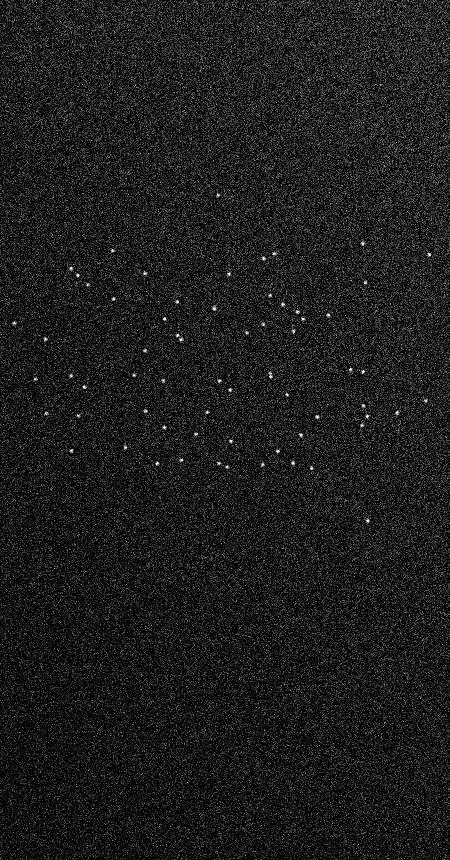
#> input picture HW3/PTV/a105.png, 450 x 860 px, given in place of a200.png, which was not available
$ python PTV_oneparticle.py
#> lines starting #> are read from the running program, lines starting #| are printed output that depends on the picture; after the words box and inside, x2 and y2 are one past the last pixel; in counts of white or black regions, pixels touching at a corner belong together; pictures that were not available may be replaced by others from this repository, and a replacement may not be noted
# -*- coding: utf-8 -*-
"""
Tracking back to front, because particles are well separated at the end
"""
import cv2 # you might need to install 'opencv-python' first
import numpy as np
import matplotlib.pyplot as plt
from tqdm import tqdm
from scipy.optimize import curve_fit

nN = 200

#search neighbourhood:
R = 7 #pixels
Rz = 3 #allowable difference in z-coordinates between the two particles

#camera A
xA = np.zeros(0)
zA = np.zeros(0)


#camera B
yB = np.zeros(0)
zB = np.zeros(0)


x3D = np.zeros(0)
y3D = np.zeros(0)
z3DA = np.zeros(0)
z3DB = np.zeros(0)

#contour number

N = 0
nr = 1

for i in tqdm(reversed(range(1, nN+1))):
    imgA = cv2.imread(f'PTV/a{i}.png')
#> imgA is the input picture: shape (860, 450, 3); min 0, max 255, mean 26.8
    imgB = cv2.imread(f'PTV/b{i}.png')
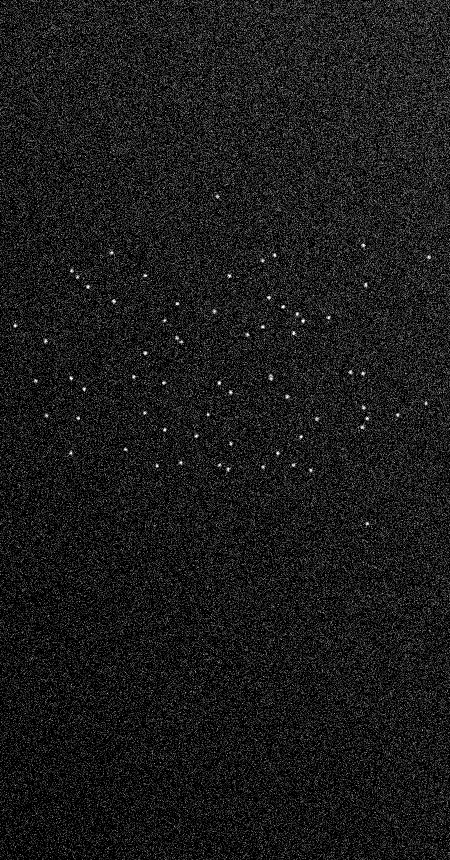
#> input picture HW3/PTV/a106.png, 450 x 860 px, given in place of b200.png, which was not available
#> imgB is the input picture: shape (860, 450, 3); min 0, max 255, mean 26.9

    grayA = cv2.cvtColor(imgA, cv2.COLOR_BGR2GRAY)
    grayB = cv2.cvtColor(imgB, cv2.COLOR_BGR2GRAY)

    # Otsu's thresholding after Gaussian filtering
    n = 3
    blurA = cv2.GaussianBlur(grayA,(n,n),0)
    blurB = cv2.GaussianBlur(grayB,(n,n),0)

    #threshold
    _,threshA = cv2.threshold(blurA, 130, 255, cv2.THRESH_BINARY)
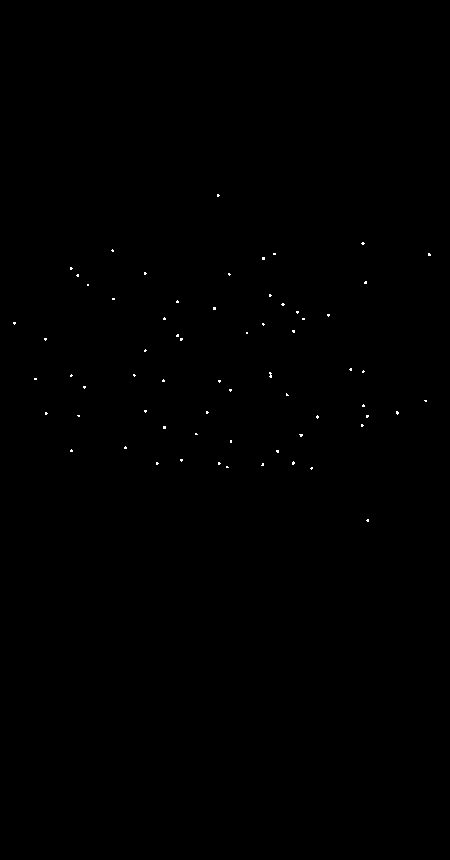
#> threshA: shape (860, 450); 0.12% white in thin lines or dots, all inside (x1, y1, x2, y2) = (13, 194, 431, 522)
    _,threshB = cv2.threshold(blurB, 130, 255, cv2.THRESH_BINARY)
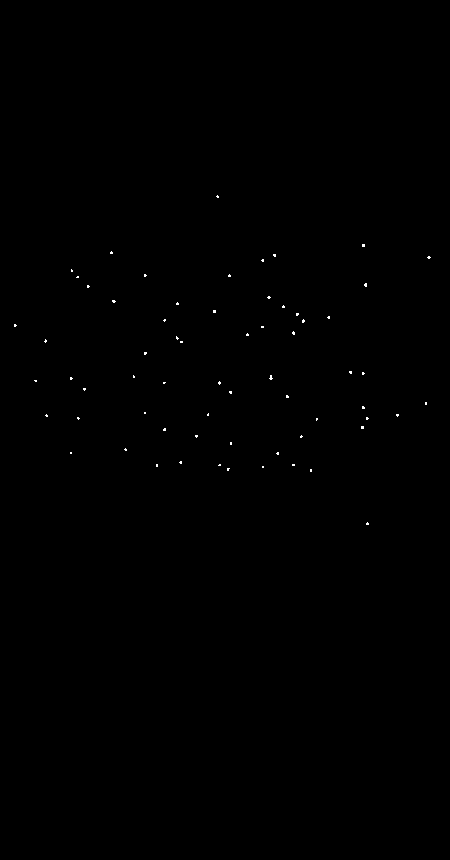
#> threshB: shape (860, 450); 0.12% white in thin lines or dots, all inside (x1, y1, x2, y2) = (14, 195, 431, 525)

    #find contours imgA
    contours, _ = cv2.findContours(threshA, cv2.RETR_TREE, cv2.CHAIN_APPROX_NONE)
#> contours = 65 contours, all with area under 20
    cv2.drawContours(imgA, contours, -1, (0,255,0), 1)
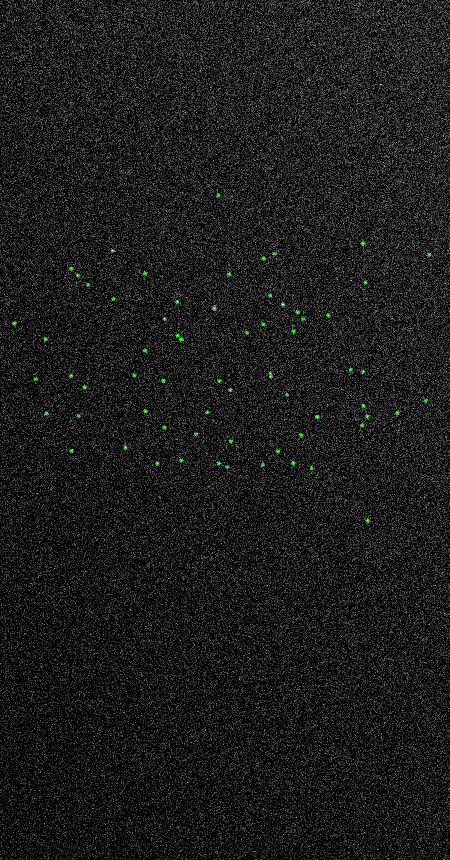
#> imgA: shape (860, 450, 3); 0.1% of pixels changed, all inside (x1, y1, x2, y2) = (13, 194, 431, 522)

    if i == 200:
        #take only nth contour
        #find center of countour imgA
        for j in contours:
            M = cv2.moments(j)
            if M['m00'] != 0:
                #center point at the start
                x00 = M['m10']/M['m00']
                z00 = M['m01']/M['m00']
                cx = int(M['m10']/M['m00'])
                cz = int(M['m01']/M['m00'])
                if N == nr:
                    break
                N+= 1
#> this loop made 2 passes
#> (x00, z00, cx, cz, N) on pass 1: (367.2, 520, 367, 520, 1)
#> (x00, z00, cx, cz) on pass 2: (311.1, 467.9, 311, 467)
#> after the loop, N = 1

        #find contours of imgB
        contours, _ = cv2.findContours(threshB, cv2.RETR_TREE, cv2.CHAIN_APPROX_NONE)

        for j in contours:
            M = cv2.moments(j)
            if M['m00'] != 0:
                yB = np.append(yB, M['m10']/M['m00'])
                zB = np.append(zB, M['m01']/M['m00'])
                cy = int(M['m10']/M['m00'])
                cz = int(M['m01']/M['m00'])
#> this loop made 65 passes
#> (j, yB, zB, cy, cz) on pass 4: ([[262, 466], [262, 467], [263, 467], [263, 466]], [367, 310.5, 227.7, 262.5], [523.2, 470, 468.9, 466.5], 262, 466)
#> (yB, zB, cy, cz) on passes 1, 2, 3, 5, 6, 7: ([367], [523.2], 367, 523), ([367, 310.5], [523.2, 470], 310, 470), ([367, 310.5, 227.7], [523.2, 470, 468.9], 227, 468), ([367, 310.5, 227.7, 262.5, 293], [523.2, 470, 468.9, 466.5, 464.5], 293, 464), ([367, 310.5, 227.7, 262.5, 293, 219.2], [523.2, 470, 468.9, 466.5, 464.5, 464.6], 219, 464), ([367, 310.5, 227.7, 262.5, 293, 219.2, 156.5], [523.2, 470, 468.9, 466.5, 464.5, 464.6, 465], 156, 465)
#> after the loop, yB = 65 values, max 428.5 at index 60, min 14.78 at index 43, mean 222.1; zB = 65 values, max 523.2 at index 0, min 196.1 at index 64, mean 366.8
        #find closest matching z-coordinate
        index = np.argmin(abs(zB - z00))
#> index = 2

        #find corresponding y-coordinate
        y00 = yB[index]
#> y00 = 227.7

        x3D = np.append(x3D, x00)
#> x3D = [311.1]
        y3D = np.append(y3D, y00)
#> y3D = [227.7]
        z3DA = np.append(z3DA, z00)
#> z3DA = [467.9]
        z3DB = np.append(z3DB, zB[index])
#> z3DB = [468.9]

    else:
        #find center of countour imgA
        for j in contours:
            M = cv2.moments(j)
            if M['m00'] != 0:
                xA = np.append(xA, M['m10']/M['m00'])
                zA = np.append(zA, M['m01']/M['m00'])
                cx = int(M['m10']/M['m00'])
                cz = int(M['m01']/M['m00'])
                # [6 lines of commented-out code are left out]
        contours, _ = cv2.findContours(threshB, cv2.RETR_TREE, cv2.CHAIN_APPROX_NONE)
        cv2.drawContours(imgB, contours, -1, (0,255,0), 1)

        for j in contours:
            M = cv2.moments(j)
            if M['m00'] != 0:
                yB = np.append(yB, M['m10']/M['m00'])
                zB = np.append(zB, M['m01']/M['m00'])
                cy = int(M['m10']/M['m00'])
                cz = int(M['m01']/M['m00'])

        #previous coordinates:
        xp = x3D[-1]
        yp = y3D[-1]
        zpA = z3DA[-1]
        zpB = z3DB[-1]

        while True:
            index = np.argmin(abs(zA - zpA))
            #print(i, xA[index]-xp, zA[index]-zpA)
            if np.sqrt(abs(xA[index]-xp)**2 + abs(zA[index]-zpA)**2) < R:
                break
            else:
                zA = np.delete(zA, index)
                xA = np.delete(xA, index)
                if not len(zA) > 0:
                    print('AAAAAAA')

        z3DA = np.append(z3DA, zA[index])
        x3D = np.append(x3D, xA[index])

        while True:
            index = np.argmin(abs(zB - zpB))
            if np.sqrt(abs(yB[index]-yp)**2 + abs(zB[index]-zpB)**2) < R:
                if np.sqrt(abs(zB[index]-z3DA[-1])**2) < Rz:
                    #index = np.argmin(abs(zB - zpB))
                    z3DB = np.append(z3DB, z3DA[-1])
                    y3D = np.append(y3D, yB[index])
                else:
                    #index = np.argmin(abs(zB - zpB))
                    z3DB = np.append(z3DB, zB[index])
                    y3D = np.append(y3D, yB[index])

                break
            else:
                zB = np.delete(zB, index)
                yB = np.delete(yB, index)
                if len(zB) == 0:
                    print('AAAAAAA')
                    break


    #camera A
    xA = np.zeros(0)
    zA = np.zeros(0)


    #camera B
    yB = np.zeros(0)
    zB = np.zeros(0)

    cv2.circle(imgA, (int(x3D[-1]), int(z3DA[-1])), 4, (0, 250, 250), 1)
#> imgA: shape (860, 450, 3); 0.01% of pixels changed, all inside (x1, y1, x2, y2) = (307, 463, 316, 472)
    cv2.circle(imgB, (int(y3D[-1]), int(z3DB[-1])), 4, (0, 250, 250), 1)
#> imgB: shape (860, 450, 3); 0.01% of pixels changed, all inside (x1, y1, x2, y2) = (223, 464, 232, 473)
#> (the run stopped early here; a loop or call above may not have finished)
